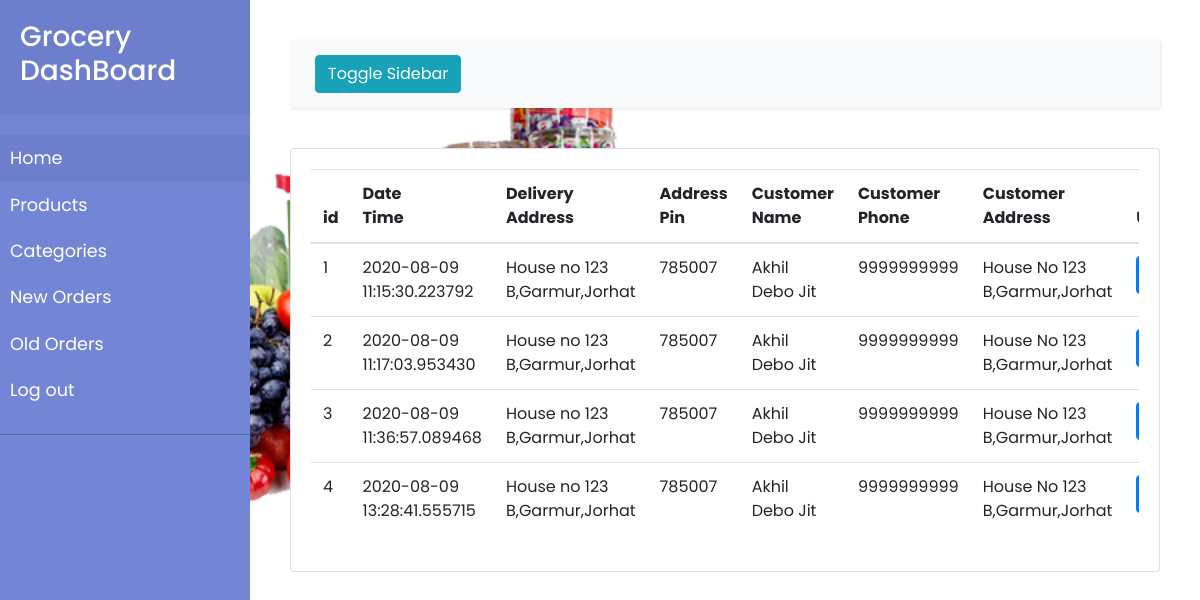
/orders (signed in), run on the app's committed database.
### app/models.py (models this page shows, shortened)
class PlacedOrder(db.Model):
  __tablename__ = "placed_order"
  id = db.Column(db.Integer, primary_key=True)
  time_placed = db.Column(db.DateTime,unique=True, nullable = True,default=datetime.utcnow)
  details = db.Column(db.Text,nullable=True)
  delivery_address = db.Column(db.Text,nullable=False)
  customer_name = db.Column(db.String(128), nullable=False)
  customer_contact_phone = db.Column(db.String(10), nullable=False)
  customer_address = db.Column(db.Text, nullable=False)
  customer_address_pin = db.Column(db.String(6),nullable=False)
  order_status_id =  db.Column(db.Integer,db.ForeignKey('order_status.id'),nullable=False)
  ref_items = db.relationship('OrderedItem',cascade="all,delete", backref='items', lazy=True)

### app/main/views.py (the view, shortened to what this page needs)
@main.route('/orders', methods=['GET', 'POST'])
@login_required
def orders():
  orders = PlacedOrder.query.join(OrderStatus, PlacedOrder.order_status_id == OrderStatus.id).\
    filter(OrderStatus.status_catalog_id == StatusCatalog.new_id().id).all()
  update_form = UpdateOrder()
  update_form.order_status.choices = [(status.id, status.status_name) for status in StatusCatalog.query.all()]
  delete_form = DeleteOrder()
  return render_template('orders.html',orders = orders,update_form = update_form, delete_form = delete_form)

### app/models.py (called while the page is built)
@login_manager.user_loader
def load_user(user_id):
    return Admin.query.get(int(user_id))

  @staticmethod
  def new_id():
    return StatusCatalog.query.filter_by(status_name = "new order").first()

### app/templates/orders.html (shortened to what this page needs)
{% extends "dashboard_base.html" %}
{% import "bootstrap/wtf.html" as wtf %}
{% block  content%}
<div class="card">
  <div class="card-body">
    <div class="table-responsive">
      <table class="table order_table">
        <thead>
          <tr>
            <th scope="col">id</th>
            <th scope="col">Date <br> Time</th>
            <th scope="col">Delivery <br>Address</th>
            <th scope="col">Address<br>Pin</th>
            <th scope="col">Customer <br>Name</th>
            <th scope="col">Customer <br>Phone</th>
            <th scope="col">Customer <br>Address</th>
            <th scope="col">Update</th>
          </tr>
        </thead>
        <tbody>
          {% for order in orders %}
            <tr>
              <td scope="row" name="id">{{order.id}}</td>
              <td>{{order.time_placed}}</td>
              <td>{{order.delivery_address}}</td>
              <td>{{order.customer_address_pin}}</td>
              <td>{{order.customer_name}}</td>
              <td>{{order.customer_contact_phone}}</td>
              <td>{{order.customer_address}}</td>
              <td><button type="button" class="btn btn-primary update_button" data-toggle="modal" data-target="#update_model" >Update</button></td>
            </tr>
          {% endfor %}
        </tbody>
      </table>
    </div>
  </div>
</div>
{% endblock %}

### app/templates/dashboard_base.html (shortened to what this page needs)
{% extends "base.html" %}
{% block head %}
  {{super()}}
{% endblock %}
{% block  body%}
<div class="wrapper">
  <nav id="sidebar">
      <div class="sidebar-header">
          <h3>Grocery DashBoard</h3>
      </div>
      <ul class="list-unstyled components">
          <li class="active">
              <a href="{{url_for('main.dashboard')}}" aria-expanded="false">Home</a>
          </li>
          <li>
              <a href="{{url_for('main.products')}}">Products</a>
          </li>
          <li>
            <a href="{{url_for('main.categories')}}">Categories</a>
          </li>
          <li>
            <a href="{{url_for('main.orders')}}">New Orders</a>
          </li>
          <li>
            <a href="{{url_for('main.old_orders')}}">Old Orders</a>
          </li>
          <li>
            <a href="{{url_for('main.logout')}}">Log out</a>
          </li>
      </ul>
  </nav>
  <div id="content">
      <nav class="navbar navbar-expand-lg navbar-light bg-light">
          <div class="container-fluid">
              <button type="button" id="sidebarCollapse" class="btn btn-info">
                  <span>Toggle Sidebar</span>
              </button>
          </div>
      </nav>
      {% block content %}
      {% endblock %}
  </div>
</div>
{% endblock %}

### app/templates/base.html (shortened to what this page needs)
<!DOCTYPE html>
<html lang="en">
<head>
  {% block head %}
  <link rel="stylesheet" href="https://stackpath.bootstrapcdn.com/bootstrap/4.3.1/css/bootstrap.min.css"
>
    <link rel="stylesheet" href="{{ url_for('static', filename='dashboard_style.css') }}">
    <link rel="stylesheet" href="https://cdnjs.cloudflare.com/ajax/libs/malihu-custom-scrollbar-plugin/3.1.5/jquery.mCustomScrollbar.min.css">
  {% endblock %}
</head>
<body>
  {% block  body%}
  {% endblock %}
</body>
</html>

### app/static/dashboard_style.css (style rules this page uses)
body { font-family: 'Poppins', sans-serif; background-image: url("./background_images/main_bg.png"); -webkit-background-size: cover; -moz-background-size: cover; -o-background-size: cover; background-size: cover; }
a, a:hover, a:focus { color: inherit; text-decoration: none; transition: all 0.3s; }
.navbar { padding: 15px 10px; background: #fff; border: none; border-radius: 0; margin-bottom: 40px; box-shadow: 1px 1px 3px rgba(0, 0, 0, 0.1); }
.wrapper { display: flex; width: 100%; }
#sidebar { width: 250px; position: fixed; top: 0; left: 0; height: 100vh; z-index: 999; background: #7386D5; color: #fff; transition: all 0.3s; }
#sidebar .sidebar-header { padding: 20px; background: #6d7fcc; }
#sidebar ul.components { padding: 20px 0; border-bottom: 1px solid #47748b; }
#sidebar ul li a { padding: 10px; font-size: 1.1em; display: block; }
#sidebar ul li.active>a, a[aria-expanded="true"] { color: #fff; background: #6d7fcc; }
#content { width: calc(100% - 250px); padding: 40px; min-height: 100vh; transition: all 0.3s; position: absolute; top: 0; right: 0; }

### data on the page
PlacedOrder: id "1", time_placed "2020-08-09 11:15:30.223792", delivery_address "House no 123 B,Garmur,Jorhat", customer_address_pin "785007", customer_name "Akhil Debo Jit", customer_contact_phone "9999999999", customer_address "House No 123 B,Garmur,Jorhat"
PlacedOrder: id "2", time_placed "2020-08-09 11:17:03.953430", delivery_address "House no 123 B,Garmur,Jorhat", customer_address_pin "785007", customer_name "Akhil Debo Jit", customer_contact_phone "9999999999", customer_address "House No 123 B,Garmur,Jorhat"
PlacedOrder: id "3", time_placed "2020-08-09 11:36:57.089468", delivery_address "House no 123 B,Garmur,Jorhat", customer_address_pin "785007", customer_name "Akhil Debo Jit", customer_contact_phone "9999999999", customer_address "House No 123 B,Garmur,Jorhat"
PlacedOrder: id "4", time_placed "2020-08-09 13:28:41.555715", delivery_address "House no 123 B,Garmur,Jorhat", customer_address_pin "785007", customer_name "Akhil Debo Jit", customer_contact_phone "9999999999", customer_address "House No 123 B,Garmur,Jorhat"
